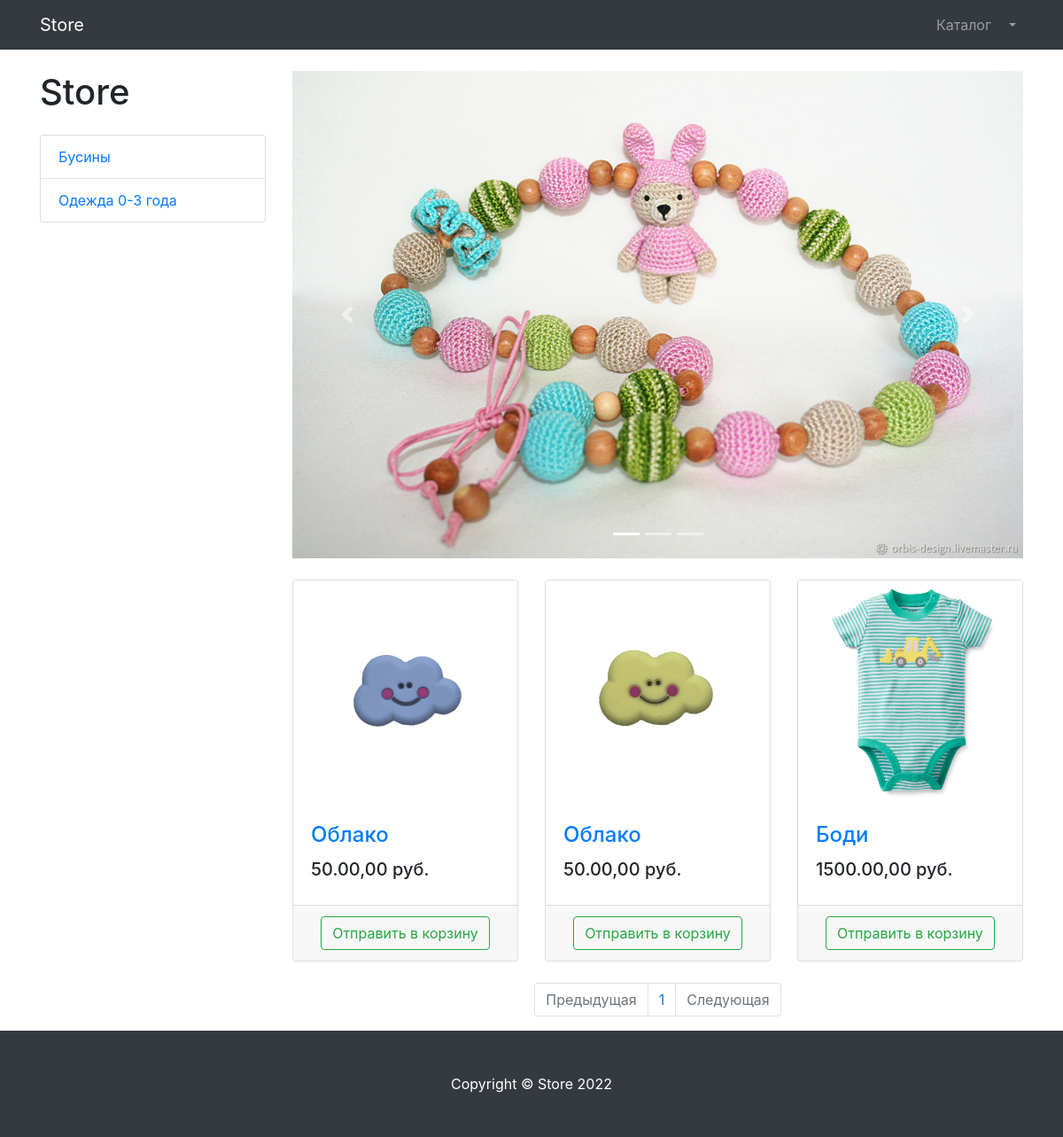
Page /products/ (signed in) on the committed database.
### products/models.py (models this page shows, shortened)
class ProductCategory(models.Model):
    name = models.CharField(max_length=128, unique=True)
    description = models.TextField(null=True, blank=True)
    class Meta:
        verbose_name = 'Категорию товаров'
        verbose_name_plural = 'Категории товаров'

class Product(models.Model):
     name = models.CharField(max_length=256)
     description = models.TextField(null=True, blank=True)
     size = models.CharField(max_length=256)
     price = models.DecimalField(max_digits=7, decimal_places=2)
     quantity = models.PositiveIntegerField(default=0)
     image = models.ImageField(upload_to='products_images')
     category = models.ForeignKey(to=ProductCategory, on_delete=models.CASCADE)
     class Meta:
        verbose_name = 'Товар'
        verbose_name_plural = 'Товары'

### products/views.py (the view)
# urls.py: path('', products, name='index'),
def products(request, category_id=None, page_number=1):
    products = Product.objects.filter(category_id=category_id) if category_id else Product.objects.all()
    per_page = 12
    paginator = Paginator(products, per_page)
    products_paginator = paginator.page(page_number)
    context = {
        'title': 'Volsi - Каталог',
        'categories': ProductCategory.objects.all(),
        'products': products_paginator,
    }
    return render(request, 'products/products.html', context)

### products/templates/products/products.html (shortened to what this page needs)
{% extends 'products/base.html'%}
{% load static %}
 {% block css %}
    <link href="{%static 'vendor/css/products.css'%}" rel="stylesheet">
 {% endblock %}
 {% block content %}
    <div class="container">
    <div class="row">
        <div class="col-lg-3">
            <h1 class="my-4">Store</h1>
            <div class="list-group">
                {% for category in categories%}
                 <a href="{% url 'products:category' category.id %}" class="list-group-item">{{category.name}}</a>
                {% endfor %}
            </div>
        </div>
        <div class="col-lg-9">
            <div id="carouselExampleIndicators" class="carousel slide my-4" data-ride="carousel">
                <ol class="carousel-indicators">
                    <li data-target="#carouselExampleIndicators" data-slide-to="0" class="active"></li>
                    <li data-target="#carouselExampleIndicators" data-slide-to="1"></li>
                    <li data-target="#carouselExampleIndicators" data-slide-to="2"></li>
                </ol>
                <div class="carousel-inner" role="listbox">
                    <div class="carousel-item active">
                        <img class="d-block img-fluid" src="{%static 'vendor/img/slides/slide-1.jpg'%}" alt="First slide">
                    </div>
                </div>
                <a class="carousel-control-prev" href="#carouselExampleIndicators" role="button" data-slide="prev">
                    <span class="carousel-control-prev-icon" aria-hidden="true"></span>
                </a>
                <a class="carousel-control-next" href="#carouselExampleIndicators" role="button" data-slide="next">
                    <span class="carousel-control-next-icon" aria-hidden="true"></span>
                </a>
            </div>
            <div class="row">
            {% for product in products%}
                <div class="col-lg-4 col-md-6 mb-4">
                    <div class="card h-100">
                        <a href="#">
                            <img class="card-img-top"
                                 src="{{ product.image.url }}"
                                 alt="">
                        </a>
                        <div class="card-body">
                            <h4 class="card-title">
                                <a href="#">{{product.name}}</a>
                            </h4>
                            <h5>{{product.price}},00 руб.</h5>
                        </div>
                        <div class="card-footer text-center">
                             <a class="btn btn-outline-success" href="{% url 'products:basket_add' product.id %}">
                                Отправить в корзину
                            </a>
                        </div>
                    </div>
                </div>
             {% endfor %}
            </div>
            <nav aria-label="Page navigation example">
                <ul class="pagination justify-content-center">
                    <li class="page-item {%if not products.has_previous %} disabled {%endif%}">
                        <a class="page-link" href="{% if  products.has_previous%}  {% url 'products:paginator' products.previous_page_number %} {%else%} # {%endif%}" tabindex="-1" aria-disabled="true">
                            Предыдущая
                        </a>
                    </li>
                    {% for page in products.paginator.page_range%}
                    <li class="page-item">
                        <a class="page-link" href="{%url 'products:paginator' page %}">
                            {{page}}
                        </a>
                    </li>
                    {%endfor%}
                    <li class="page-item {%if not products.has_next %} disabled {% endif %}" >
                        <a class="page-link" href="{% if  products.has_next%}  {% url 'products:paginator' products.next_page_number %} {%else%} # {%endif%}">
                            Следующая
                        </a>
                    </li>
                </ul>
            </nav>
        </div>
    </div>
</div>
 {% endblock %}
  {% block footer %}
    <footer class="py-5 bg-dark">
    <div class="container">
        <p class="m-0 text-center text-white">Copyright &copy; Store 2022</p>
    </div>
</footer>
  {% endblock %}

### rows in the picture
ProductCategory: name "Бусины"
ProductCategory: name "Одежда 0-3 года"
Product: image (picture), name "Облако", price "50.00"
Product: image (picture), name "Облако", price "50.00"
Product: image (picture), name "Боди", price "1500.00"

### other values in the picture
{{ page }} "1"
